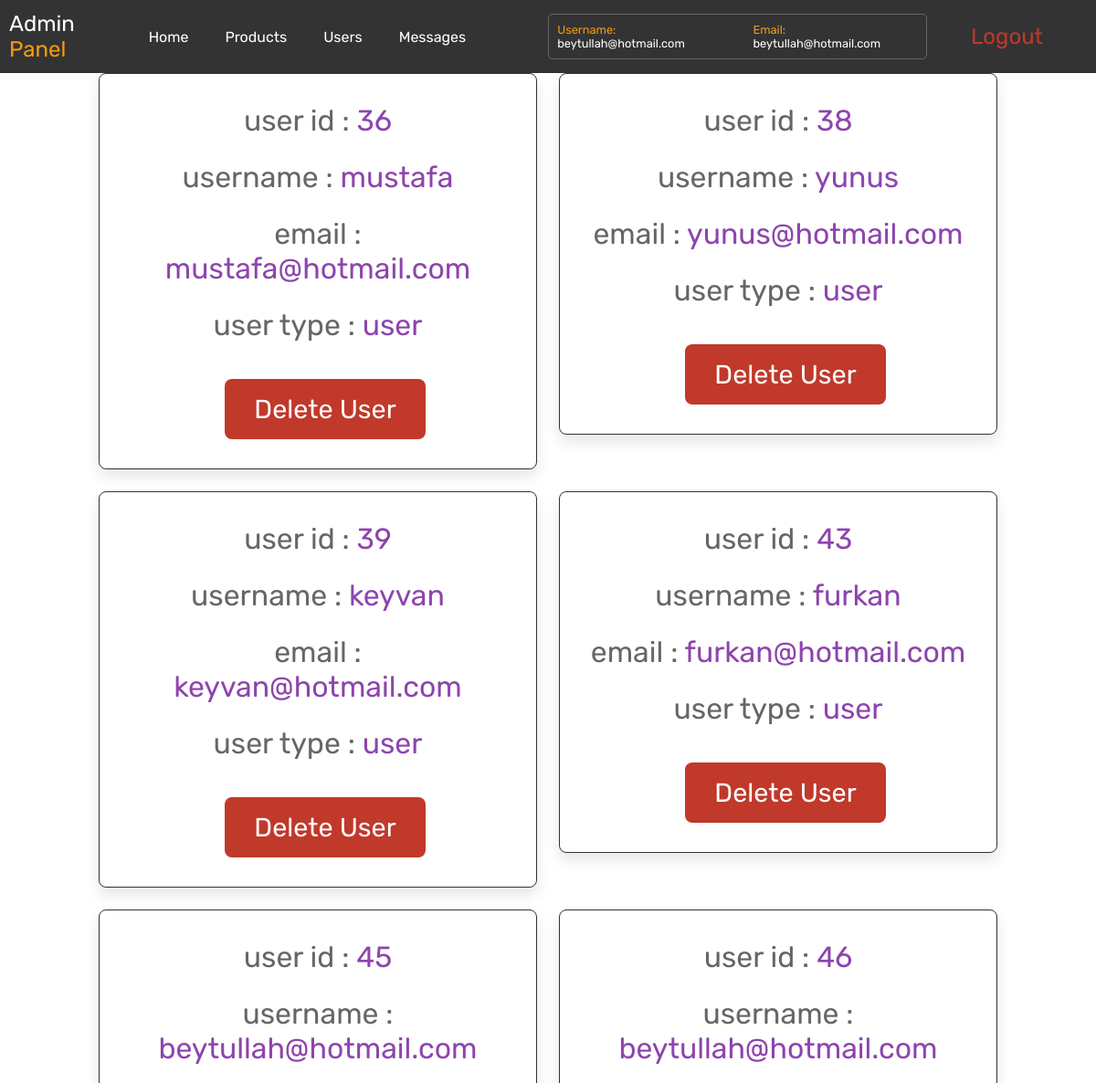
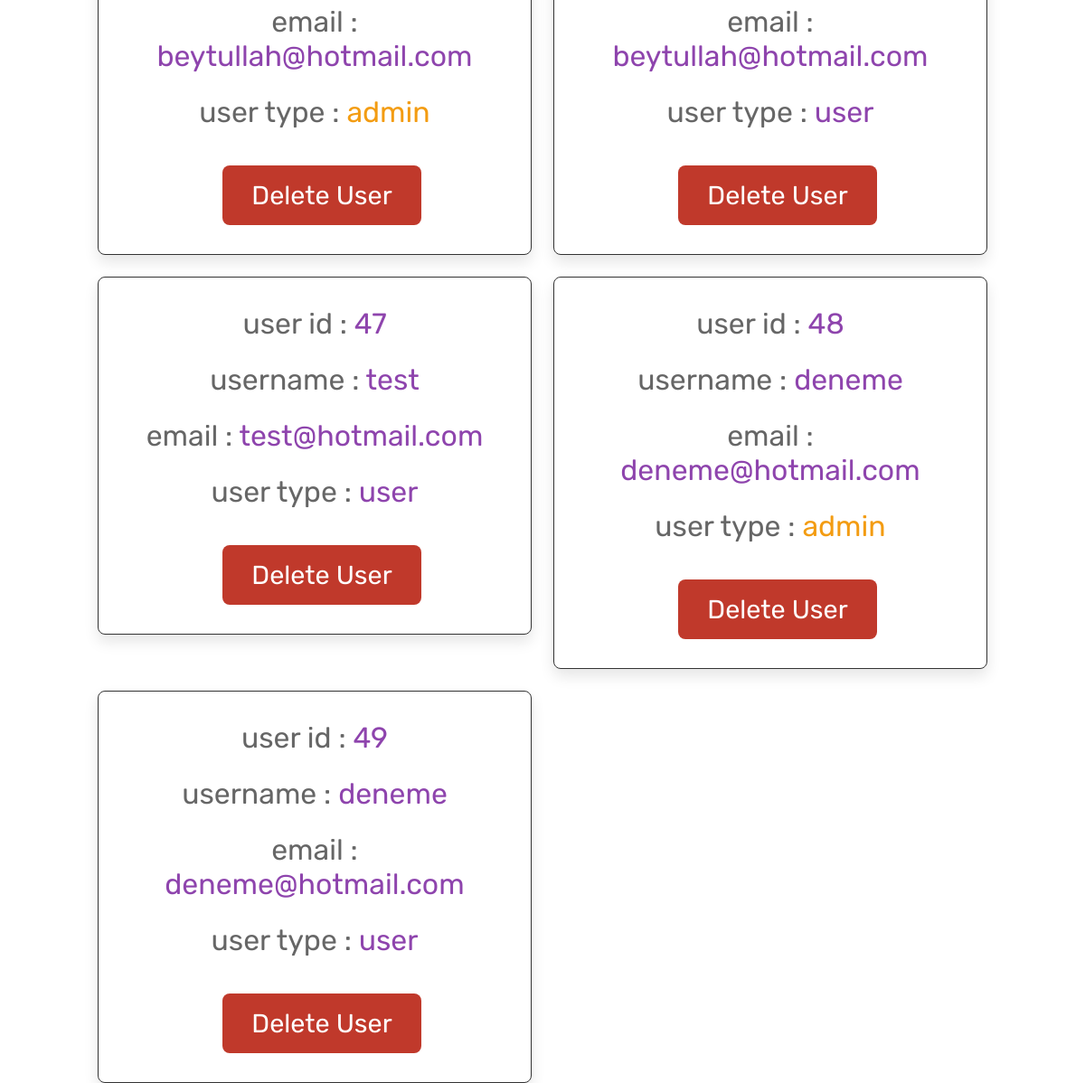
The page /admin_users.php (signed in) on the database its author committed (2 pictures, top to bottom).
### tables this page shows
CREATE TABLE `users` (
  `id` int(100) NOT NULL,
  `name` varchar(100) NOT NULL,
  `email` varchar(100) NOT NULL,
  `password` varchar(100) NOT NULL,
  `user_type` varchar(201) NOT NULL DEFAULT 'user'
);

### admin_users.php (the view, shortened to what this page needs)
<?php
include 'config.php';
?>
<!DOCTYPE html>
<html lang="en">
<head>
   <link rel="stylesheet" href="/bitirme_projesi/css/admin.css">
</head>
<body>
   <?php include 'admin_header.php'; ?>
   <section class="users">
      <div class="box-container">
         <?php
         $select_users = mysqli_query($conn, "SELECT * FROM `users`") or die('query failed');
         while ($fetch_users = mysqli_fetch_assoc($select_users)) {
         ?>
            <div class="box">
               <p> user id : <span><?php echo $fetch_users['id']; ?></span> </p>
               <p> username : <span><?php echo $fetch_users['name']; ?></span> </p>
               <p> email : <span><?php echo $fetch_users['email']; ?></span> </p>
               <p> user type : <span style="color:<?php if ($fetch_users['user_type'] == 'admin') {
                                                      echo 'var(--orange)';
                                                   } ?>"><?php echo $fetch_users['user_type']; ?></span> </p>
               <a href="admin_users.php?delete=<?php echo $fetch_users['id']; ?>" onclick="return confirm('delete this user?');" class="del-btn">delete user</a>
            </div>
         <?php
         };
         ?>
      </div>
   </section>
</body>
</html>

### admin_header.php (shortened to what this page needs)
<header class="header">
    <div class="flex">
        <a href="admin_page.php" class="logo">Admin <span>Panel</span></a>
        <nav class="navbar">
            <a href="admin_page.php">Home</a>
            <a href="admin_products.php">Products</a>
            <a href="admin_users.php">Users</a>
            <a href="admin_contacts.php">Messages</a>
        </nav>
        <div class="account-box">
            <p>Username: <span><?php echo $_SESSION['admin_name']; ?></span></p>
            <p>Email: <span><?php echo $_SESSION['admin_email']; ?></span></p>
        </div>
        <div class="logout-box  ">
            <a href="login.php" class="delete-btn">Logout</a>
        </div>
    </div>
</header>

### css/admin.css (style rules this page uses)
:root { --purple:#8e44ad; --red:#c0392b; --orange:#f39c12; --black:#333; --white:#fff; --light-color:#666; --light-white:#ccc; --light-bg:#f5f5f5; --border:.1rem solid var(--black); --box-shadow:0 .5rem 1rem rgba(0,0,0,.1); }
* { font-family: 'Rubik', sans-serif; margin:0; padding:0; box-sizing: border-box; outline: none; border:none; text-decoration: none; transition:all .2s linear; }
body { margin: 0; padding: 0; font-family: 'Arial', sans-serif; }
.users .box-container { display: grid; grid-template-columns: repeat(auto-fit, 30rem); justify-content: center; gap: 1.5rem; max-width: 1200px; margin: 0 auto; align-items: flex-start; }
.users .box-container .box { background-color: var(--white); padding: 2rem; border: var(--border); box-shadow: var(--box-shadow); border-radius: .5rem; text-align: center; }
.users .box-container .box p { padding-bottom: 1.5rem; font-size: 2rem; color: var(--light-color); }
.users .box-container .box p span { color: var(--purple); }
.del-btn { display: inline-block; margin-top: 1rem; margin-left: 1rem; padding: 1rem 2rem; cursor: pointer; color: var(--white); font-size: 1.8rem; border-radius: .5rem; text-transform: capitalize; }
.del-btn { background-color: var(--red); }
.header { background-color: #333; color: #fff; padding: 10px; }
.flex { display: flex; justify-content: space-between; align-items: center; }
.flex a { margin: auto; }
.flex a span { color:var(--orange); text-decoration: none; }
.logo { text-decoration: none; color: #fff; font-size: 1.5em; }
.navbar { display: flex; padding-right: 50px; }
.navbar a { padding: 10px; margin: 0 10px; text-decoration: none; color: #fff; }
.account-box { border: #666 1px solid; border-radius: 5px; padding: 5px; display: flex; align-items: center; }
.account-box p { margin-right: 20px; font-size: 0.8rem; padding: 1%; color: #f39c12; }
.account-box p span { color: #ffffff; }
.delete-btn { display: inline-block; margin-top: 1rem; padding:1rem 3rem; cursor: pointer; color:var(--red); font-size: 1.5rem; text-transform: capitalize; }

### rows shown on the page
users: id "36", name "mustafa", email "mustafa@hotmail.com", user_type "user"
users: id "38", name "yunus", email "yunus@hotmail.com", user_type "user"
users: id "39", name "keyvan", email "keyvan@hotmail.com", user_type "user"
users: id "43", name "furkan", email "furkan@hotmail.com", user_type "user"
users: id "45", name "beytullah@hotmail.com", email "beytullah@hotmail.com", user_type "admin"
users: id "46", name "beytullah@hotmail.com", email "beytullah@hotmail.com", user_type "user"
users: id "47", name "test", email "test@hotmail.com", user_type "user"
users: id "48", name "deneme", email "deneme@hotmail.com", user_type "admin"
users: id "49", name "deneme", email "deneme@hotmail.com", user_type "user"

### other values the page prints
$_SESSION['admin_name'] "beytullah@hotmail.com"
$_SESSION['admin_email'] "beytullah@hotmail.com"
